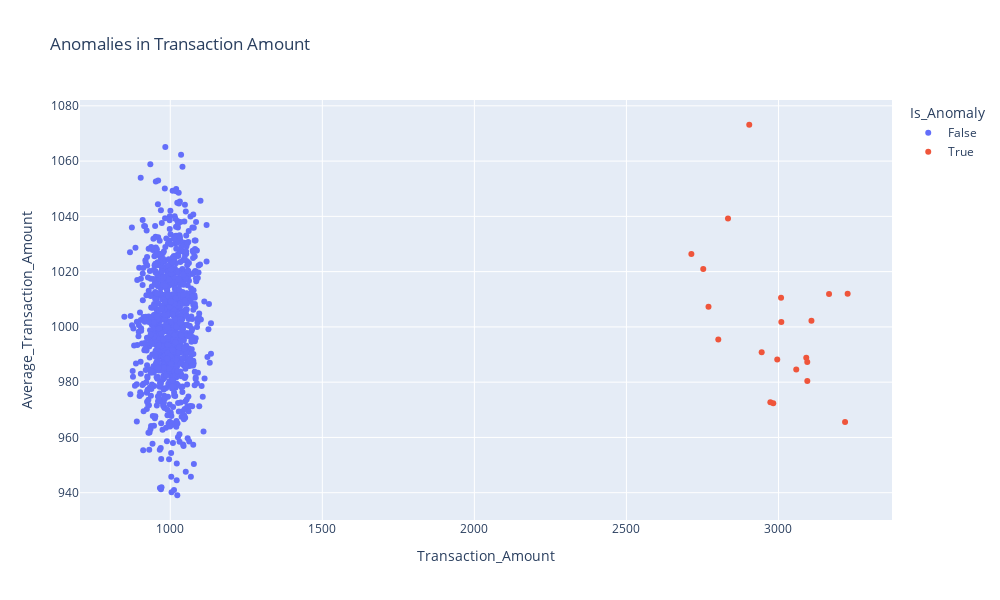

The notebook cell saved with this chart:
### Code cell
# Scatter plot of Transaction Amount with anomalies highlighted

fig_anomalies = px.scatter(anomalty, x='Transaction_Amount', y='Average_Transaction_Amount', color='Is_Anomaly', title='Anomalies in Transaction Amount')
fig_anomalies.update_traces(marker=dict(size=12), selector=dict(mode='markers', marker_size=1))
fig_anomalies.update_layout(width=1000, height=600)

fig_anomalies.show()

### Figure 1 — Plotly figure (JSON) as saved in the notebook; plotly's stock layout.template omitted (floating-point values rounded to 4 significant figures; data arrays with more than 128 entries replaced by an {"elided": "..."} marker saying what was removed)
{"data": [{"hovertemplate": "Is_Anomaly=False<br>Transaction_Amount=%{x}<br>Average_Transaction_Amount=%{y}<extra></extra>", "legendgroup": "False", "marker": {"color": "#636efa", "symbol": "circle"}, "mode": "markers", "name": "False", "orientation": "v", "showlegend": true, "type": "scatter", "x": {"elided": "980 float values"}, "xaxis": "x", "y": {"elided": "980 float values"}, "yaxis": "y"}, {"hovertemplate": "Is_Anomaly=True<br>Transaction_Amount=%{x}<br>Average_Transaction_Amount=%{y}<extra></extra>", "legendgroup": "True", "marker": {"color": "#EF553B", "symbol": "circle"}, "mode": "markers", "name": "True", "orientation": "v", "showlegend": true, "type": "scatter", "x": [2770.0, 2802.0, 3095.0, 2753.0, 3008.0, 3058.0, 3219.0, 2945.0, 2996.0, 3166.0, 3227.0, 2973.0, 2714.0, 2904.0, 3009.0, 3095.0, 3108.0, 2983.0, 2834.0, 3091.0], "xaxis": "x", "y": [1007.0, 995.5, 980.4, 1021.0, 1011.0, 984.6, 965.6, 990.8, 988.2, 1012.0, 1012.0, 972.7, 1026.0, 1073.0, 1002.0, 987.3, 1002.0, 972.4, 1039.0, 988.9], "yaxis": "y"}], "layout": {"height": 600, "legend": {"title": {"text": "Is_Anomaly"}, "tracegroupgap": 0}, "title": {"text": "Anomalies in Transaction Amount"}, "width": 1000, "xaxis": {"anchor": "y", "autorange": true, "domain": [0, 1], "range": [703.1, 3373.0], "title": {"text": "Transaction_Amount"}, "type": "linear"}, "yaxis": {"anchor": "x", "autorange": true, "domain": [0, 1], "range": [930.1, 1082.0], "title": {"text": "Average_Transaction_Amount"}, "type": "linear"}}}
